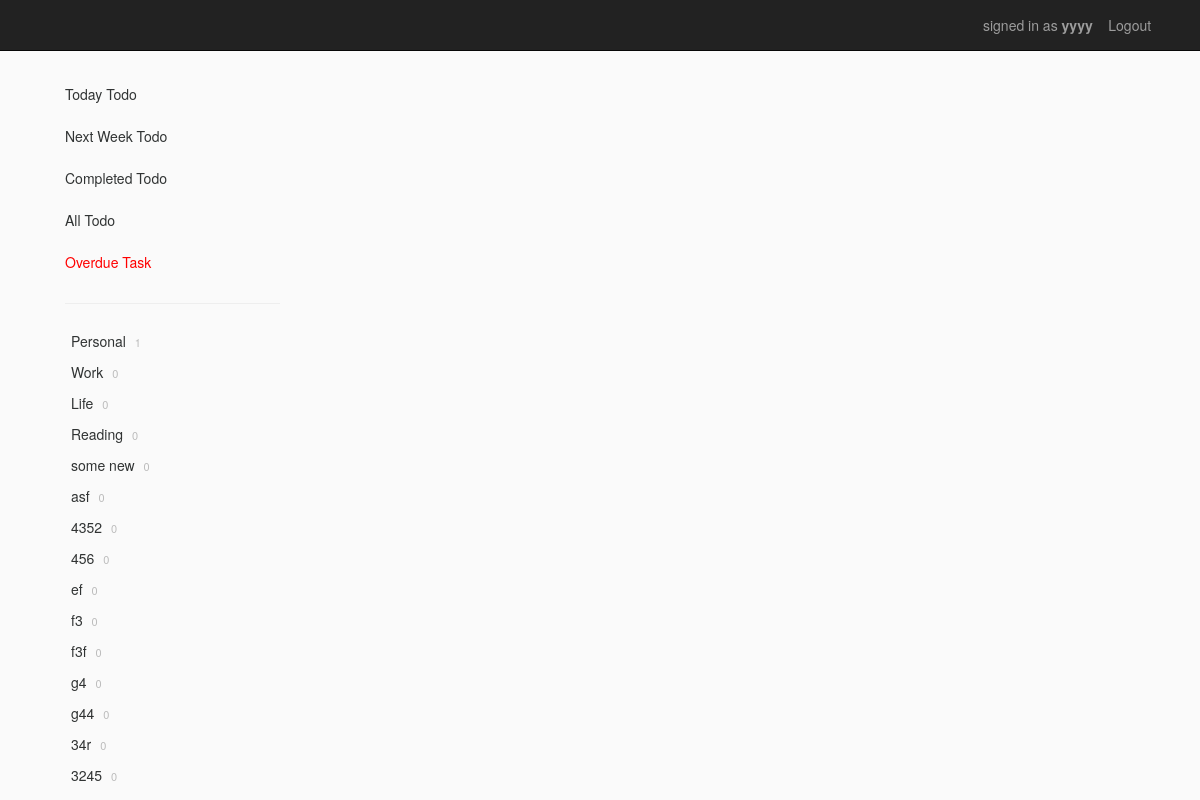
/do/ (signed in), run on the app's committed database.
### do/models.py (models this page shows, shortened)
class Project(models.Model):
    create_by = models.ForeignKey(User)
    name = models.TextField()
    slug = models.SlugField(max_length=60, editable=False)
    objects = ProjectManager()

### do/views.py (the view)
@login_required(login_url='/do/register/')
def index(request):
    context_dict = {'project_list': Project.objects.filter(create_by=request.user)}
    if request.GET:
        context_dict['p_name'] = request.GET['p_name']
    if request.method == 'POST':
        form = ProjectForm(request.POST, request=request)
        if form.is_valid():
            t = form.save(commit=False)
            t.create_by = request.user
            t.save()
            return HttpResponseRedirect('/do/?p_name=' + t.slug)
    else:
        form = ProjectForm()
    context_dict['form'] = form
    context_dict['username'] = request.user
    return render(request, 'index.html', context_dict)

### templates/index.html (shortened to what this page needs)
<html>
{% load static %}
<head>
    <link href="{% static 'css/todo.css' %}" rel="stylesheet">
    <link href="{% static 'css/bootstrap.min.css' %}" rel="stylesheet">
    <link href="{% static 'css/jquery-ui.css' %}" rel="stylesheet">
</head>
<body>
<div class="navbar navbar-inverse navbar-fixed-top">
    <div class="container">
        <div class="navbar-header pull-right">
            <p class="navbar-text">
                signed in as <b> {{ username }} </b>&nbsp;&nbsp;
                <a href="{% url 'logout' %}" class="navbar-link">Logout</a>&nbsp;
            </p>
        </div>
    </div>
</div>
<div class="hero">
    <div class="container">
        <div id="left_menu">
            <div id="list_holder">
                <div>
                    <ul id="top_filters">
                        <a id="filter_today">
                            <li class="filter">
                                Today Todo
                            </li>
                        </a>
                        <a id="filter_week">
                            <li class="filter">
                                Next Week Todo
                            </li>
                        </a>
                        <a id="filter_finished">
                            <li class="filter">
                                Completed Todo
                            </li>
                        </a>
                        <a id="filter_unfinished">
                            <li class="filter">
                                All Todo
                            </li>
                        </a>
                        <a id="filter_overdue">
                            <li class="filter" style="color: red">
                                Overdue Task
                            </li>
                        </a>
                    </ul>
                    <hr/>
                </div>
                <div>
                    <ul class="items generic_left_list">
                        {% for project in project_list %}
                            <li class="clickable">
                                <a id="load_task_{{ project.id }}">
                                    <div class="invisible_space"></div>
                                    <table cellpadding="0" cellspacing="0">
                                        <tbody>
                                        <tr>
                                            <td>
                                            </td>
                                            <td class="name">
                                                <span>
                                                    {{ project.name }}
                                                </span>
                                                <div class="counter_count">{{ project.task_set.count }}</div>
                                            </td>
                                        </tr>
                                        </tbody>
                                    </table>
                                </a>
                            </li>
                        {% endfor %}
                    </ul>
                </div>
            </div>
        </div>
    </div>
</div>
</body>

### static/css/todo.css (style rules this page uses)
html { background-color: #fafafa }
.hero { background-color: #fafafa; height: 100%; overflow: hidden; }
#left_menu { float: left; width: 250px; padding-left: 35px; padding-top: 50px; position: fixed; overflow-x: hidden; overflow-y: hidden; background-color: #fafafa; -webkit-touch-callout: none !important; -webkit-user-select: none !important; -moz-user-select: none !important; -ms-user-select: none !important; user-select: none !important; height: 100%; }
#list_holder { width: 230px; padding-bottom: 30px }
#top_filters { margin: 0; padding: 0; padding-top: 24px; margin-bottom: 21px }
#top_filters .filter { font-size: 14px; color: #303333; line-height: 26px; list-style: none; cursor: pointer; margin-bottom: 2px; padding: 7px 0; text-overflow: ellipsis; white-space: nowrap; overflow: hidden; -webkit-transition: color .1s ease-in, background-color .1s ease-in; transition: color .1s ease-in, background-color .1s ease-in }
.items { margin: 0; padding: 0; list-style-type: none }
.generic_left_list table { width: 100%; -webkit-transition: background .1s ease-in; transition: background .1s ease-in }
.generic_left_list.items li { padding: 0 }
.generic_left_list .name { font-size: 14px; color: #303333; padding-left: 0 }
.name { width: 100%; line-height: 17px }
.generic_left_list li table td { padding: 9px 0 4px 4px }
.clickable { cursor: pointer }
.invisible_space { float: left; position: absolute; width: 27px; height: 20px; margin-left: -27px; z-index: 0; margin-top: 13px }
.counter_count { display: inline; color: #bbb; padding-left: 5px; font-size: 11px }

### data on the page
Project: name "Personal", task_set.count "1"
Project: name "Work", task_set.count "0"
Project: name "Life", task_set.count "0"
Project: name "Reading", task_set.count "0"
Project: name "some new", task_set.count "0"
Project: name "asf", task_set.count "0"
Project: name "4352", task_set.count "0"
Project: name "456", task_set.count "0"
Project: name "ef", task_set.count "0"
Project: name "f3", task_set.count "0"
Project: name "f3f", task_set.count "0"
Project: name "g4", task_set.count "0"
Project: name "g44", task_set.count "0"
Project: name "34r", task_set.count "0"
Project: name "3245", task_set.count "0"

### other printed values
{{ username }} "yyyy"
